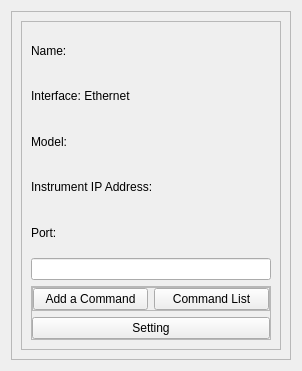
<?xml version="1.0" encoding="UTF-8"?>
<ui version="4.0">
 <class>Form</class>
 <widget class="QWidget" name="Form">
  <property name="geometry">
   <rect>
    <x>0</x>
    <y>0</y>
    <width>302</width>
    <height>371</height>
   </rect>
  </property>
  <property name="windowTitle">
   <string>Form</string>
  </property>
  <layout class="QHBoxLayout" name="horizontalLayout_2">
   <item>
    <widget class="QFrame" name="frame_3">
     <property name="frameShape">
      <enum>QFrame::StyledPanel</enum>
     </property>
     <property name="frameShadow">
      <enum>QFrame::Plain</enum>
     </property>
     <property name="lineWidth">
      <number>1</number>
     </property>
     <layout class="QVBoxLayout" name="verticalLayout_2">
      <item>
       <widget class="QFrame" name="frame">
        <property name="frameShape">
         <enum>QFrame::StyledPanel</enum>
        </property>
        <property name="frameShadow">
         <enum>QFrame::Raised</enum>
        </property>
        <layout class="QVBoxLayout" name="verticalLayout">
         <item>
          <widget class="QLabel" name="nameLabel">
           <property name="text">
            <string>Name:</string>
           </property>
          </widget>
         </item>
         <item>
          <widget class="QLabel" name="label_8">
           <property name="text">
            <string>Interface: Ethernet</string>
           </property>
          </widget>
         </item>
         <item>
          <widget class="QLabel" name="modelLabel">
           <property name="text">
            <string>Model:</string>
           </property>
          </widget>
         </item>
         <item>
          <widget class="QLabel" name="instrumentIPLabel">
           <property name="text">
            <string>Instrument IP Address:</string>
           </property>
          </widget>
         </item>
         <item>
          <widget class="QLabel" name="portLabel">
           <property name="text">
            <string>Port:</string>
           </property>
          </widget>
         </item>
         <item>
          <widget class="QLineEdit" name="connectionLineEdit">
           <property name="readOnly">
            <bool>true</bool>
           </property>
          </widget>
         </item>
         <item>
          <widget class="QFrame" name="frame_4">
           <property name="frameShape">
            <enum>QFrame::StyledPanel</enum>
           </property>
           <property name="frameShadow">
            <enum>QFrame::Raised</enum>
           </property>
           <layout class="QVBoxLayout" name="verticalLayout_3">
            <property name="leftMargin">
             <number>0</number>
            </property>
            <property name="topMargin">
             <number>0</number>
            </property>
            <property name="rightMargin">
             <number>0</number>
            </property>
            <property name="bottomMargin">
             <number>0</number>
            </property>
            <item>
             <widget class="QFrame" name="frame_2">
              <property name="sizePolicy">
               <sizepolicy hsizetype="Preferred" vsizetype="Maximum">
                <horstretch>0</horstretch>
                <verstretch>0</verstretch>
               </sizepolicy>
              </property>
              <property name="frameShape">
               <enum>QFrame::StyledPanel</enum>
              </property>
              <property name="frameShadow">
               <enum>QFrame::Raised</enum>
              </property>
              <layout class="QHBoxLayout" name="horizontalLayout">
               <property name="leftMargin">
                <number>0</number>
               </property>
               <property name="topMargin">
                <number>0</number>
               </property>
               <property name="rightMargin">
                <number>0</number>
               </property>
               <property name="bottomMargin">
                <number>0</number>
               </property>
               <item>
                <widget class="QPushButton" name="addCommandButton">
                 <property name="text">
                  <string>Add a Command</string>
                 </property>
                </widget>
               </item>
               <item>
                <widget class="QPushButton" name="commandListButton">
                 <property name="text">
                  <string>Command List</string>
                 </property>
                </widget>
               </item>
              </layout>
             </widget>
            </item>
            <item>
             <widget class="QPushButton" name="settingButton">
              <property name="text">
               <string>Setting</string>
              </property>
             </widget>
            </item>
           </layout>
          </widget>
         </item>
        </layout>
       </widget>
      </item>
     </layout>
    </widget>
   </item>
  </layout>
 </widget>
 <resources/>
 <connections/>
</ui>
